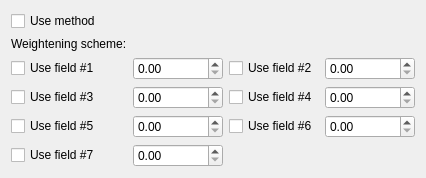
<?xml version="1.0" encoding="UTF-8"?>
<ui version="4.0">
 <class>QWMASettingsWidget</class>
 <widget class="QWidget" name="QWMASettingsWidget">
  <property name="geometry">
   <rect>
    <x>0</x>
    <y>0</y>
    <width>426</width>
    <height>172</height>
   </rect>
  </property>
  <property name="windowTitle">
   <string>Form</string>
  </property>
  <layout class="QGridLayout" name="gridLayout">
   <item row="2" column="2">
    <widget class="QCheckBox" name="checkBox_2">
     <property name="text">
      <string>Use field #2</string>
     </property>
    </widget>
   </item>
   <item row="2" column="1">
    <widget class="QDoubleSpinBox" name="weightScheme1_SpinBox"/>
   </item>
   <item row="5" column="0">
    <widget class="QCheckBox" name="checkBox_3">
     <property name="text">
      <string>Use field #3</string>
     </property>
    </widget>
   </item>
   <item row="0" column="0">
    <widget class="QCheckBox" name="useMethodCheckBox">
     <property name="text">
      <string>Use method</string>
     </property>
    </widget>
   </item>
   <item row="2" column="0">
    <widget class="QCheckBox" name="checkBox">
     <property name="text">
      <string>Use field #1</string>
     </property>
    </widget>
   </item>
   <item row="7" column="1">
    <widget class="QDoubleSpinBox" name="weightScheme_5_SpinBox"/>
   </item>
   <item row="9" column="0">
    <widget class="QCheckBox" name="checkBox_7">
     <property name="text">
      <string>Use field #7</string>
     </property>
    </widget>
   </item>
   <item row="1" column="0">
    <widget class="QLabel" name="label">
     <property name="text">
      <string>Weightening scheme:</string>
     </property>
    </widget>
   </item>
   <item row="7" column="0">
    <widget class="QCheckBox" name="checkBox_5">
     <property name="text">
      <string>Use field #5</string>
     </property>
    </widget>
   </item>
   <item row="9" column="1">
    <widget class="QDoubleSpinBox" name="doubleSpinBox_2"/>
   </item>
   <item row="5" column="1">
    <widget class="QDoubleSpinBox" name="weightScheme_3_SpinBox"/>
   </item>
   <item row="2" column="3">
    <widget class="QDoubleSpinBox" name="weightScheme_2_SpinBox"/>
   </item>
   <item row="5" column="2">
    <widget class="QCheckBox" name="checkBox_4">
     <property name="text">
      <string>Use field #4</string>
     </property>
    </widget>
   </item>
   <item row="5" column="3">
    <widget class="QDoubleSpinBox" name="weightScheme_4_SpinBox"/>
   </item>
   <item row="7" column="2">
    <widget class="QCheckBox" name="checkBox_6">
     <property name="text">
      <string>Use field #6</string>
     </property>
    </widget>
   </item>
   <item row="7" column="3">
    <widget class="QDoubleSpinBox" name="doubleSpinBox"/>
   </item>
  </layout>
 </widget>
 <resources/>
 <connections/>
</ui>
